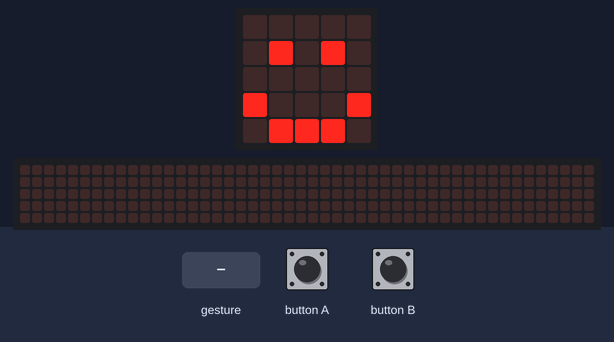
Bench run of a program on a simulated BBC micro:bit (MakeCode). On the bench: the board's 5×5 LED display, a strip that is not on the board, showing the scrolling text unrolled. The inputs (shaded band) are chosen by the test bench. Random numbers come from a fixed seed; a tilt is held for 1.5 s and a shake lasts 1 s, then the board lies face up again; the 48×5 strip is a reading aid, not a part: it shows the text the display is scrolling, unrolled, one strip-width of it at a time.

Above: at 1.8 s.
1.9 s: button A pressed for 0.15 s
At 2.12 s:
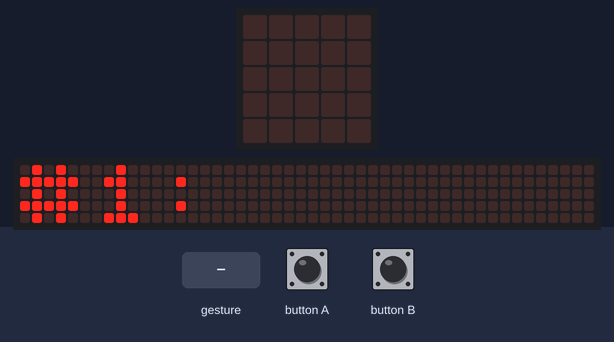
2.6 s: button B pressed for 0.15 s
At 2.87 s:
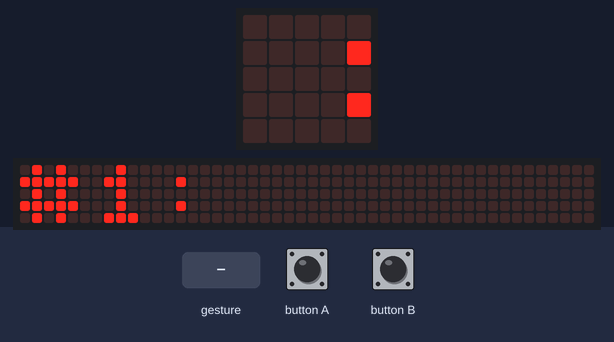
3.3 s: gesture 'shake'
At 3.62 s:
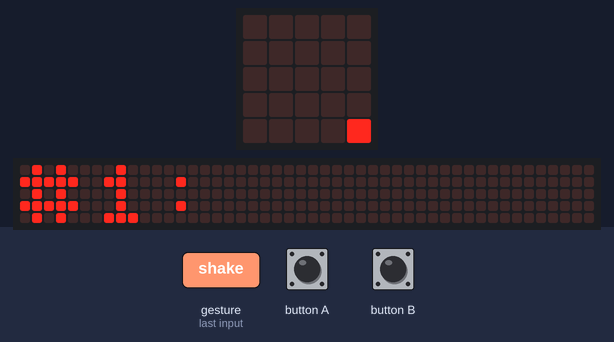
5.3 s: button A pressed for 0.15 s
At 10.22 s:
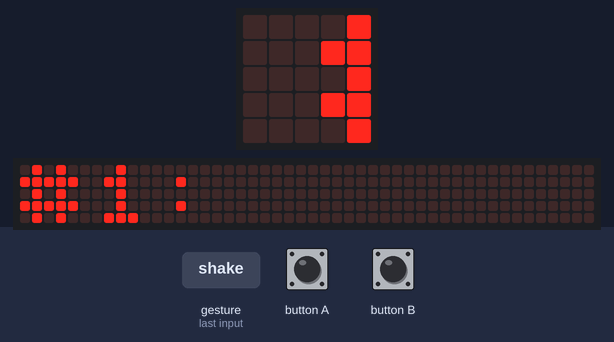

Measured:
- after the input at 1.9 s, the display: changes after 0.15 s (image 1)

The program:

main.ts
```typescript
// (licence header left out)
// variables
let integer1: number = 0
let integer2: number = 0

// cleanup
basic.clearScreen()
basic.showIcon(IconNames.Happy)

// set the variables on loadup
integer1 = randint(0, 99)
integer2 = randint(0, 99)

// show integer 1
input.onButtonPressed(Button.A, function () {
    basic.clearScreen()
    basic.showString("#1: ")
    basic.showNumber(integer1)
    basic.showIcon(IconNames.Happy)
})

// show integer 2
input.onButtonPressed(Button.B, function () {
    basic.clearScreen()
    basic.showString("#2: ")
    basic.showNumber(integer2)
    basic.showIcon(IconNames.Happy)
})

// check which number is higher
input.onGesture(Gesture.Shake, function () {
    basic.clearScreen()
    basic.showNumber(integer1)

    if (integer1 > integer2)
        // if integer 1 is higher
        basic.showString(" > ")
    else
        // if integer 2 is higher
        basic.showString(" < ")

    basic.showNumber(integer2)
    basic.clearScreen()
    basic.showIcon(IconNames.Happy)
})
```
